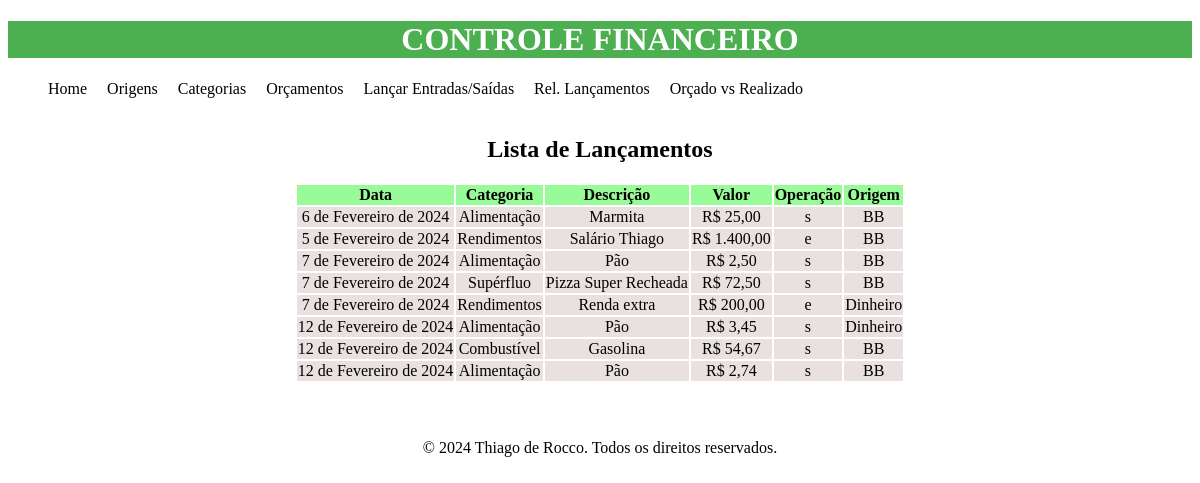
The app's page /rel-lctos/, older data.
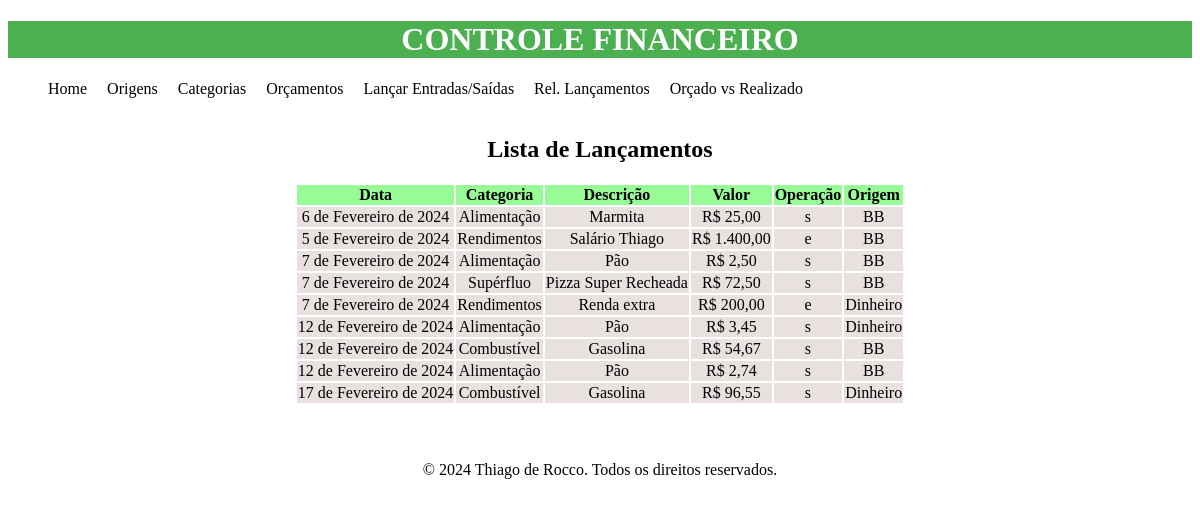
The same page, newer data.
### financeiro/models.py (models this page shows, shortened)
class Lancamento(models.Model):
    ENTRADA = 'e'
    SAIDA = 's'
    TIPO_OPERACAO_CHOICES = [(ENTRADA, 'Entrada'), (SAIDA, 'Saída'),]
    data = models.DateField()
    descricao = models.CharField(max_length=255)
    valor = models.DecimalField(max_digits=10, decimal_places=2)
    categoria = models.ForeignKey(Categoria, on_delete=models.CASCADE)
    origem = models.ForeignKey(Origem, on_delete=models.CASCADE)
    tipo_operacao = models.CharField(max_length=1,
                                     choices=TIPO_OPERACAO_CHOICES)

class Categoria(models.Model):
    nome = models.CharField(max_length=255)

class Origem(models.Model):
    nome = models.CharField(max_length=255)

### financeiro/views.py (the view)
# urls.py: path('rel-lctos/', rel_lancamentos, name='rel_lancamentos'),
def rel_lancamentos(request):
    lctos = Lancamento.objects.all()
    for lcto in lctos:
        lcto.nome_origem = lcto.origem.nome
        lcto.nome_categoria = lcto.categoria.nome
    return render(request, 'financeiro/rel_lancamentos.html', {"lctos": lctos})

### financeiro/templates/financeiro/rel_lancamentos.html (shortened to what this page needs)
{% extends 'financeiro/base.html' %}
{% load static %}
{% block content %}
<br><br>
    <h2>Lista de Lançamentos</h2>
    <table>
        <thead>
            <tr>
            <th>Data</th>
            <th>Categoria</th>
            <th>Descrição</th>
            <th>Valor</th>
            <th>Operação</th>
            <th>Origem</th>
        </tr>
    </thead>
    {% for lcto in lctos %}
    <tr>
        <td>{{ lcto.data }}</td>
        <td>{{ lcto.nome_categoria }}</td>
        <td>{{ lcto.descricao }}</td>
        <td>R$ {{ lcto.valor }}</td>
        <td>{{ lcto.tipo_operacao }}</td>
        <td>{{ lcto.nome_origem}}</td>
    </tr>
    {% endfor %}
</table>
{% endblock %}

### financeiro/templates/financeiro/base.html (shortened to what this page needs)
{% load static %}
<!DOCTYPE html>
<html lang="pt-br">
<head>
    <link rel="stylesheet" href="{% static 'css/style.css' %}" type="text/css">
</head>
<body>
    <header>
        <h1>CONTROLE FINANCEIRO</h1>
        <nav>
            {% block navbar %}{% include 'fragments/navbar.html' %}{% endblock %}
        </nav>
    </header>
    <main>
        {% block content %}{% endblock %}
    </main>
    <footer>
            {% block footer %}{% include 'fragments/footer.html' %}{% endblock %}
    </footer>
</body>
</html>

### financeiro/templates/fragments/navbar.html
<ul>
    <li><a href="{% url 'home' %}">Home</a></li>
    <li><a href="{% url 'rel_origens' %}">Origens</a></li>
    <li><a href="{% url 'rel_categorias' %}">Categorias</a></li>
    <li><a href="#">Orçamentos</a></li>
    <li><a href="{% url 'lancamentos' %}">Lançar Entradas/Saídas</a></li>
    <li><a href="{% url 'rel_lancamentos' %}">Rel. Lançamentos</a></li>
    <li><a href="#">Orçado vs Realizado</a></li>
</ul>

### financeiro/templates/fragments/footer.html
<p>&copy; 2024 Thiago de Rocco. Todos os direitos reservados.</p>

### financeiro/static/css/style.css (style rules this page uses)
header { background-color: #4CAF50; color: #fff; }
nav { margin: 0 auto; }
main { margin: 0 auto; text-align: center; }
main table { margin: 0 auto; }
footer { padding-top: 40px; margin: 0 auto; text-align: center; }
h1, h2 { text-align: center; }
ul li { float: left; padding-right: 20px; list-style-type: none; }
ul li a { text-decoration: none; color: black; }
thead tr { background-color:#98FB98 }
tr { background-color: rgb(233,224,224) }

Row changes from the older to the newer data that the page shows:
added Lancamento: data "17 de Fevereiro de 2024", nome_categoria "Combustível", descricao "Gasolina", valor "96,55", tipo_operacao "s", nome_origem "Dinheiro"
